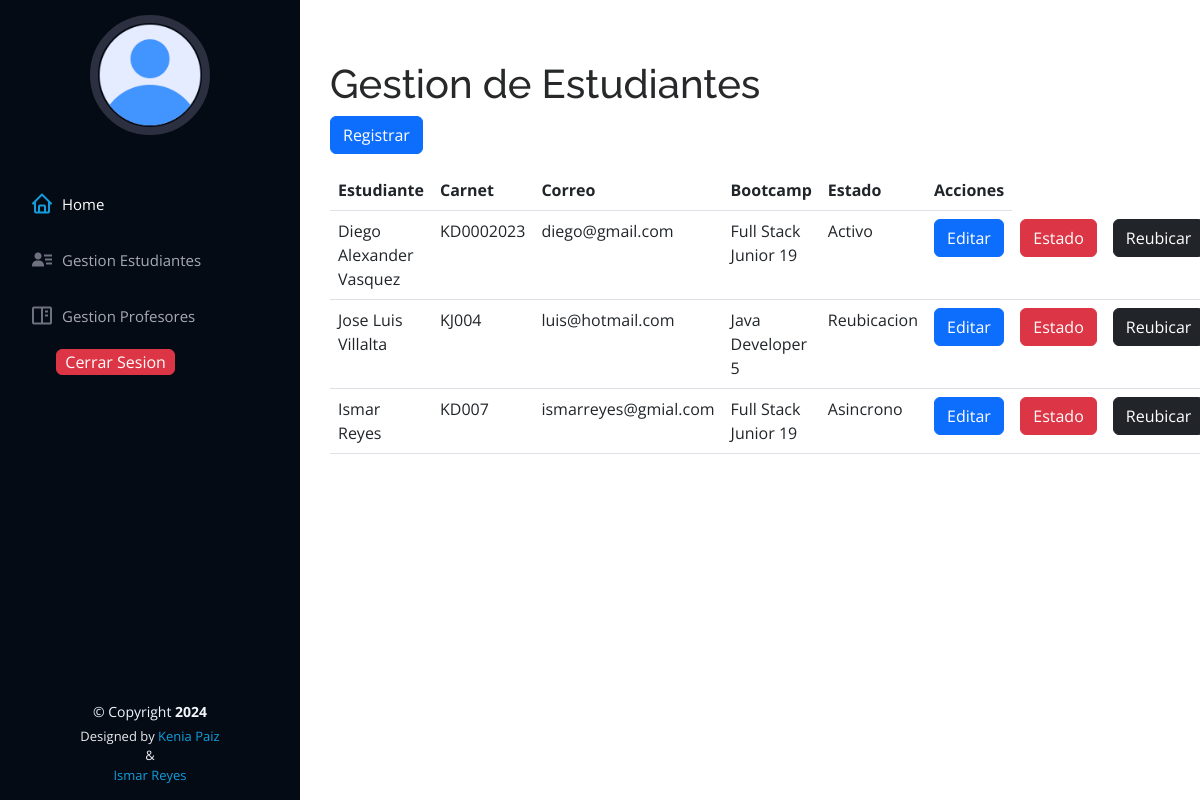
/estudiantes_activos.php, run on the app's committed database.
### tables this page shows
CREATE TABLE `estudiantes` (
  `id` int(11) NOT NULL,
  `nombre` varchar(100) NOT NULL,
  `direccion` text NOT NULL,
  `telefono` int(10) NOT NULL,
  `carnet` varchar(20) NOT NULL,
  `correo` varchar(50) NOT NULL,
  `password` varchar(10) NOT NULL,
  `id_bootcamp` int(11) NOT NULL,
  `id_estado` int(11) NOT NULL,
  `id_rol` int(11) NOT NULL
);

CREATE TABLE `bootcamps` (
  `id` int(11) NOT NULL,
  `bootcamp` varchar(60) NOT NULL
);

CREATE TABLE `estado` (
  `id` int(11) NOT NULL,
  `estado` varchar(50) NOT NULL
);

### clases/Estudiantes.php (called while the page is built, shortened)
<?php
class Estudiante extends Conexion{
    public function obtenerEstudiantes(){
        $pdo = $this->conectar();
        $query = $pdo->query("SELECT estudiantes.id, estudiantes.nombre, estudiantes.carnet, estudiantes.correo, bootcamps.bootcamp, estado.estado FROM estudiantes INNER JOIN bootcamps ON estudiantes.id_bootcamp = bootcamps.id INNER JOIN estado ON estudiantes.id_estado = estado.id WHERE estado.estado != 'desercion'");
        $query->execute();
        $resultado = $query->fetchAll(PDO::FETCH_ASSOC);
        return $resultado;
    }
}
?>

### estudiantes_activos.php (the view, shortened to what this page needs)
<!DOCTYPE html>
<html lang="en">
<head>
    <link href="assets/vendor/bootstrap/css/bootstrap.min.css" rel="stylesheet">
    <link href="assets/vendor/bootstrap-icons/bootstrap-icons.css" rel="stylesheet">
    <link href="assets/vendor/boxicons/css/boxicons.min.css" rel="stylesheet">
    <link href="assets/css/style.css" rel="stylesheet">
</head>
<body>
    <?php include "./modulos/header.php";
        require "./clases/Estudiantes.php";
        $estudiante = new Estudiante();
        $arreglo_estudiante = $estudiante->obtenerEstudiantes();
    ?>
    <main id="main">
        <section class="container">
            <h1>Gestion de Estudiantes</h1>
            <a href="./registrar_estudiante.php" class="btn btn-primary mb-3">Registrar</a>
            <table class="table">
                <thead>
                    <th>Estudiante</th>
                    <th>Carnet</th>
                    <th>Correo</th>
                    <th>Bootcamp</th>
                    <th>Estado</th>
                    <th>Acciones</th>
                </thead>
                <tbody>
                    <?php foreach($arreglo_estudiante as $item) { ?>
                        <tr>
                            <td><?php echo $item['nombre']; ?></td>
                            <td><?php echo $item['carnet']; ?></td>
                            <td><?php echo $item['correo']; ?></td>
                            <td><?php echo $item['bootcamp']; ?></td>
                            <td><?php echo $item['estado']; ?></td>
                            <td>
                                <form action="./actualizar_estudiante.php" method="post">
                                    <input type="submit" class="btn btn-primary" value="Editar">
                                </form>
                            </td>
                            <td>
                                <button class="btn btn-danger" data-bs-toggle="modal" data-bs-target="#ModalEstado<?php echo $item['id']; ?>">Estado</button>
                            </td>
                            <td>
                                <button class="btn btn-dark" data-bs-toggle="modal" data-bs-target="#ModalReubicacion<?php echo $item['id']; ?>">Reubicar</button>
                            </td>
                        </tr>
                    <?php } ?>
                </tbody>
            </table>
        </section>
    </main>
    <?php include "./modulos/footer.php";  ?>
</body>
</html>

### assets/css/style.css (style rules this page uses)
body { font-family: "Open Sans", sans-serif; color: #272829; }
a { color: #149ddd; text-decoration: none; }
h1, h2, h3, h4, h5, h6 { font-family: "Raleway", sans-serif; }
#main { margin-left: 300px; }
.container, .container-fluid { padding-left: 30px; padding-right: 30px; }
section { padding: 60px 0; overflow: hidden; }

### data on the page
estudiantes: nombre "Diego Alexander Vasquez", carnet "KD0002023", correo "diego@gmail.com", id_bootcamp.bootcamp "Full Stack Junior 19", id_estado.estado "Activo"
estudiantes: nombre "Jose Luis Villalta", carnet "KJ004", correo "luis@hotmail.com", id_bootcamp.bootcamp "Java Developer 5", id_estado.estado "Reubicacion"
estudiantes: nombre "Ismar Reyes", carnet "KD007", correo "ismarreyes@gmial.com", id_bootcamp.bootcamp "Full Stack Junior 19", id_estado.estado "Asincrono"
